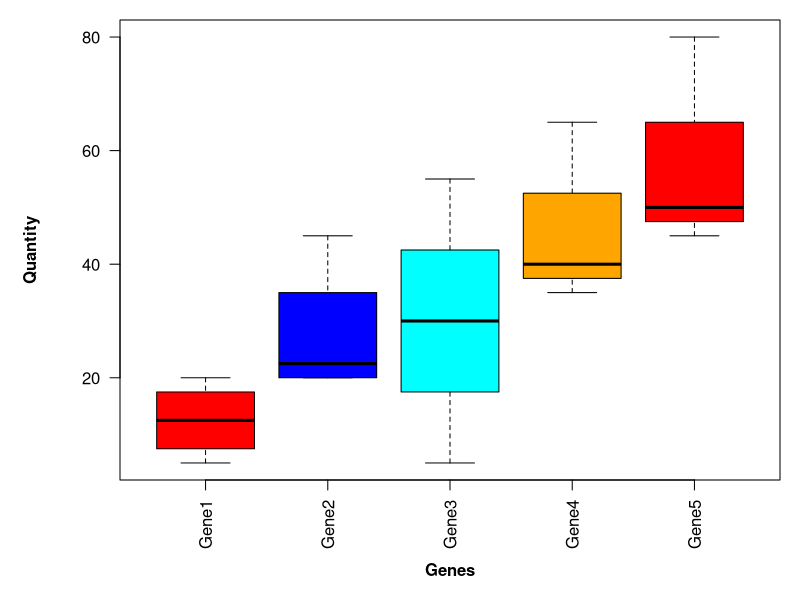

Write R code to recreate this figure.
# Reading dataframe
data <- read.table("dummy_data1.csv", sep =",", header= TRUE)

# Defining image parameter
png(file = "boxplot.png", width=600, height=500)

# Defining margins
par(mgp=c(4,1,0))
par(mar=c(6, 6, 1, 1))

# Plotting boxplot
plot <- boxplot(data[,-1],las=2, col=c("red", "blue", "cyan", "orange"))

# Specifying plot title
title(xlab='Genes', ylab= "Quantity", font.lab = 2)

# Saving figure
dev.off()
